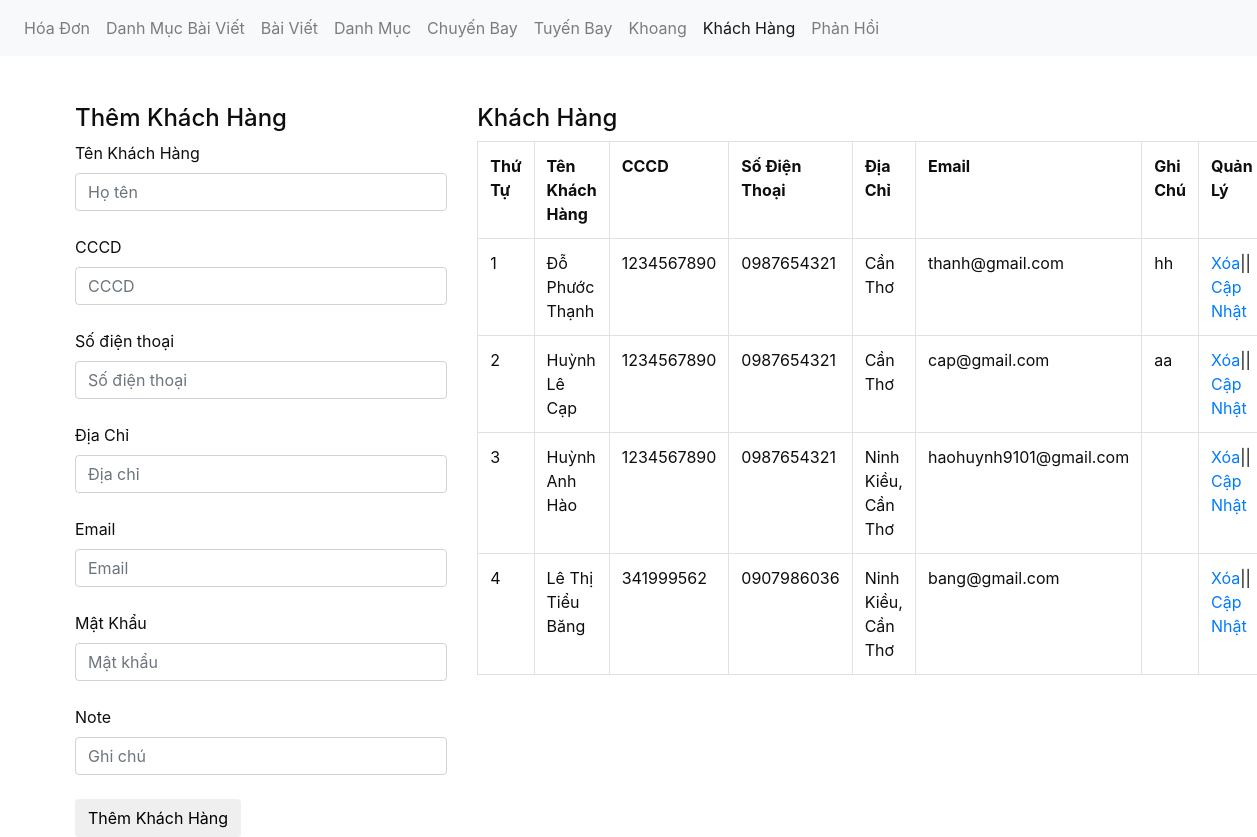
The app's page /admin/xulykhachhang.php with its own data.
### tables this page shows
CREATE TABLE `tbl_khachhang` (
  `khachhang_id` int(11) NOT NULL,
  `name` varchar(150) NOT NULL,
  `cccd` varchar(15) NOT NULL,
  `phone` varchar(50) NOT NULL,
  `address` varchar(200) NOT NULL,
  `note` text NOT NULL,
  `email` varchar(150) NOT NULL,
  `password` varchar(100) NOT NULL
);

### admin/xulykhachhang.php (the view, shortened to what this page needs)
<?php
	include('../db/connect.php');
?>
<!DOCTYPE html>
<html lang="en">
<head>
	<link href="../css/bootstrap.css" rel="stylesheet" type="text/css" media="all" />
</head>
<body>
	<nav class="navbar navbar-expand-lg navbar-light bg-light">
	  <div class="collapse navbar-collapse" id="navbarNav">
	    <ul class="navbar-nav">
		<li class="nav-item">
	        <a class="nav-link" href="xulygiaodich.php">Hóa Đơn <span class="sr-only">(current)</span></a>
	      </li>
		  <li class="nav-item">
	        <a class="nav-link" href="xulydanhmucbaiviet.php">Danh Mục Bài Viết</a>
	      </li>
	         <li class="nav-item">
	        <a class="nav-link" href="xulybaiviet.php">Bài Viết</a>
	      </li>
		  <li class="nav-item">
	        <a class="nav-link" href="xulydanhmuc.php">Danh Mục</a>
	      </li>
	      <li class="nav-item">
	        <a class="nav-link" href="xulychuyenbay.php">Chuyến Bay</a>
	      </li>
		  <li class="nav-item">
	        <a class="nav-link" href="xulytuyenbay.php">Tuyến Bay</a>
	      </li>
		  <li class="nav-item">
	        <a class="nav-link" href="xulykhoang.php">Khoang</a>
	      </li>
	       <li class="nav-item active">
	        <a class="nav-link" href="xulykhachhang.php">Khách Hàng</a>
	      </li>
		  <li class="nav-item">
	        <a class="nav-link" href="xulylienhe.php">Phản Hồi</a>
	      </li>
	    </ul>
	  </div>
	</nav><br><br>
	<div class="container2">
		<div class="row">
		<?php
			if(isset($_GET['quanly'])=='capnhat'){
				$id_capnhat = $_GET['id'];
				$sql_capnhat = mysqli_query($con,"SELECT * FROM tbl_khachhang WHERE khachhang_id='$id_capnhat'");
				$row_capnhat = mysqli_fetch_array($sql_capnhat);
				?>
				<div class="col-md-4">
				<h4>Cập Nhật Khách Hàng</h4>
				<form action="" method="POST">
					<label>Tên Khách Hàng</label>
					<input type="text" class="form-control" name="name" value="<?php echo $row_capnhat['name'] ?>"><br>
					<input type="hidden" class="form-control" name="id_update" value="<?php echo $row_capnhat['khachhang_id'] ?>">
					<label>CCCD</label>
					<input type="text" class="form-control" name="cccd" value="<?php echo $row_capnhat['cccd'] ?>"><br>
					<label>Số điện thoại</label>
					<input type="text" class="form-control" name="phone" value="<?php echo $row_capnhat['phone'] ?>"><br>
					<label>Địa Chỉ</label>
					<input type="text" class="form-control" name="address" value="<?php echo $row_capnhat['address'] ?>"><br>
					<label>Email</label>
					<input type="text" class="form-control" name="email" value="<?php echo $row_capnhat['email'] ?>"><br>
					<label>Mật Khẩu</label>
					<input type="text" class="form-control" name="password" value="<?php echo $row_capnhat['password'] ?>"><br>
					<label>Note</label>
					<input type="text" class="form-control" name="note" value="<?php echo $row_capnhat['note'] ?>"><br>
					<input type="submit" name="capnhatkhachhang" value="Cập nhật Khách Hàng" class="btn btn-default">
				</form>
				</div>
			<?php
			}else{
				?>
				<div class="col-md-4">
				<h4>Thêm Khách Hàng</h4>
				<form action="" method="POST">
					<label>Tên Khách Hàng</label>
					<input type="text" class="form-control" name="name" placeholder="Họ tên" ><br>
					<label>CCCD</label>
					<input type="text" class="form-control" name="cccd" placeholder="CCCD" ><br>
					<label>Số điện thoại</label>
					<input type="text" class="form-control" name="phone" placeholder="Số điện thoại" ><br>
					<label>Địa Chỉ</label>
					<input type="text" class="form-control" name="address" placeholder="Địa chỉ"><br>
					<label>Email</label>
					<input type="text" class="form-control" name="email" placeholder="Email"><br>
					<label>Mật Khẩu</label>
					<input type="text" class="form-control" name="password" placeholder="Mật khẩu"><br>
					<label>Note</label>
					<input type="text" class="form-control" name="note" placeholder="Ghi chú"><br>
					<input type="submit" name="themkhachhang" value="Thêm Khách Hàng" class="btn btn-default">
				</form>
				</div>
				<?php
			}
				?>
			<div class="col-md-8">
				<h4>Khách Hàng</h4>
				<?php
				$sql_khachhang = mysqli_query($con,"SELECT * FROM tbl_khachhang ORDER BY khachhang_id DESC");
				?>
				<table class="table table-bordered ">
					<tr>
						<th>Thứ Tự</th>
						<th>Tên Khách Hàng</th>
						<th>CCCD</th>
						<th>Số Điện Thoại</th>
						<th>Địa Chỉ</th>
						<th>Email</th>
						<th>Ghi Chú</th>
						<th>Quản Lý</th>
					</tr>
					<?php
					$i = 0;
					while($row_khachhang = mysqli_fetch_array($sql_khachhang)){
						$i++;
					?>
					<tr>
						<td><?php echo $i; ?></td>
						<td><?php echo $row_khachhang['name']; ?></td>
						<td><?php echo $row_khachhang['cccd']; ?></td>
						<td><?php echo $row_khachhang['phone']; ?></td>
						<td><?php echo $row_khachhang['address']; ?></td>
						<td><?php echo $row_khachhang['email'] ?></td>
						<td><?php echo $row_khachhang['note'] ?></td>
						<td><a href="?xoa=<?php echo $row_khachhang['khachhang_id'] ?>">Xóa</a>|| <a href="xulykhachhang.php?quanly=capnhat&id=<?php echo $row_khachhang['khachhang_id'] ?>">Cập Nhật</a></td>
					</tr>
					 <?php
					}
					?>
				</table>
			</div>
		</div>
	</div>
</body>
</html>

### records on screen
tbl_khachhang: name "Đỗ Phước Thạnh", cccd "1234567890", phone "0987654321", address "Cần Thơ", email "thanh@gmail.com", note "hh"
tbl_khachhang: name "Huỳnh Lê Cạp", cccd "1234567890", phone "0987654321", address "Cần Thơ", email "cap@gmail.com", note "aa"
tbl_khachhang: name "Huỳnh Anh Hào", cccd "1234567890", phone "0987654321", address "Ninh Kiều, Cần Thơ", email "haohuynh9101@gmail.com"
tbl_khachhang: name "Lê Thị Tiểu Băng", cccd "341999562", phone "0907986036", address "Ninh Kiều, Cần Thơ", email "bang@gmail.com"
